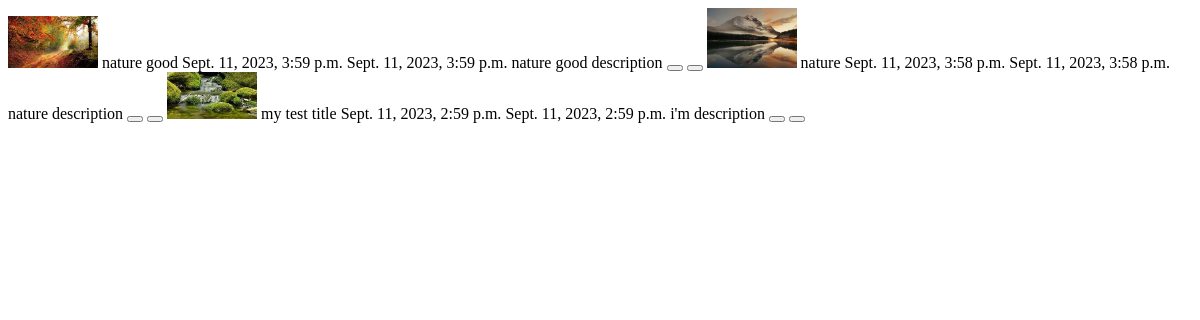
The app's page /blogs, older data.
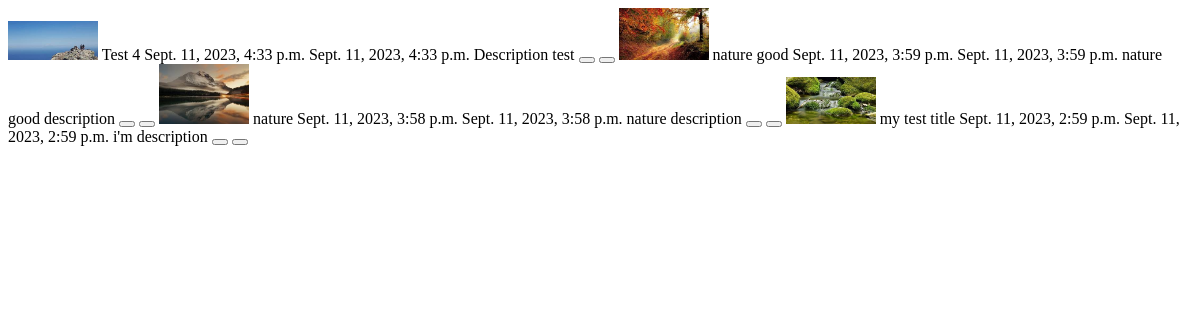
The same page, newer data.
### blog_app/models.py (models this page shows, shortened)
class Blog(models.Model):
    title = models.CharField(max_length=100)
    image = models.ImageField(upload_to='image/')
    description = models.TextField()
    create = models.DateTimeField(auto_now_add=True)
    update = models.DateTimeField(auto_now=True)
    class Meta:
        ordering = ["-create"]

### blog_app/views.py (the view)
# urls.py: path('blogs', views.blog_list, name='blog_list'),
def blog_list(request):
    return render(request, 'pages/blog_list.html', {
        'blogs': Blog.objects.all(),
    })

### blog_app/templates/pages/blog_list.html (shortened to what this page needs)
{% for blog in blogs %}
<tr id="blog-{{ blog.pk }}" class="blog-row">
  {% if blog.image %}
    <td><img class="img rounded-circle" width="90"  src="{{ blog.image.url }}"  alt="{{ blog.title }}"></td>
    {% else %}
    <td>No image</td>
    {% endif %}
  <td>{{ blog.title }}</td>
  <td>{{ blog.create }}</td>
  <td>{{ blog.update }}</td>
  <td>{{ blog.description }}</td>
  <td>
    <button class="btn btn-primary btn-sm" hx-get="{% url 'edit_blog' pk=blog.pk %}" hx-target="#dialog"></button>
    <button type="button" class="btn btn-danger" hx-post="{% url 'remove_blog' pk=blog.pk %} " hx-headers='{"X-CSRFToken":"{{ csrf_token }}"}' hx-confirm="Are you sure to delete?"></button>
  </td>
</tr>
{% endfor %}

Row changes from the older to the newer data that the page shows:
added Blog: image (picture), title "Test 4", create "Sept. 11, 2023, 4:33 p.m.", update "Sept. 11, 2023, 4:33 p.m.", description "Description test"
